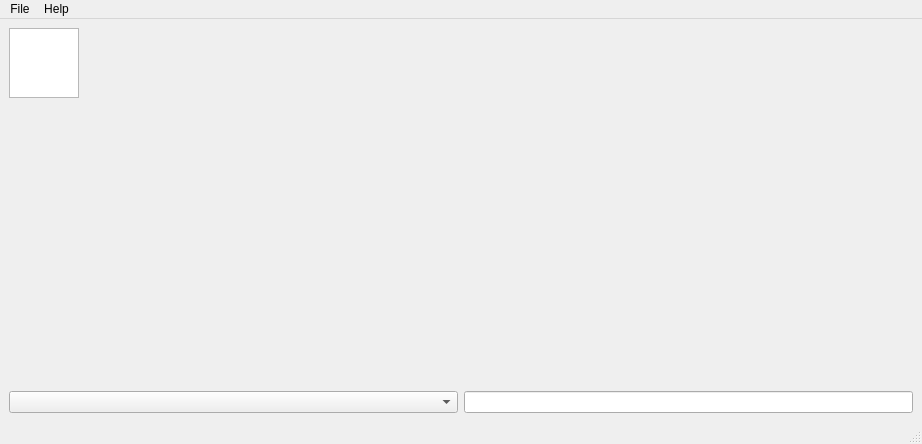
<?xml version="1.0" encoding="UTF-8"?>
<ui version="4.0">
 <class>mainWindow</class>
 <widget class="QMainWindow" name="mainWindow">
  <property name="geometry">
   <rect>
    <x>0</x>
    <y>0</y>
    <width>922</width>
    <height>444</height>
   </rect>
  </property>
  <property name="windowTitle">
   <string>BigCSV Viewer</string>
  </property>
  <widget class="QWidget" name="centralwidget">
   <property name="sizePolicy">
    <sizepolicy hsizetype="Preferred" vsizetype="Preferred">
     <horstretch>1</horstretch>
     <verstretch>1</verstretch>
    </sizepolicy>
   </property>
   <property name="contextMenuPolicy">
    <enum>Qt::ActionsContextMenu</enum>
   </property>
   <layout class="QVBoxLayout" name="verticalLayout">
    <item>
     <widget class="QTableView" name="tableView">
      <property name="sizePolicy">
       <sizepolicy hsizetype="Maximum" vsizetype="Maximum">
        <horstretch>1</horstretch>
        <verstretch>1</verstretch>
       </sizepolicy>
      </property>
      <property name="font">
       <font>
        <family>Calibri</family>
       </font>
      </property>
      <property name="contextMenuPolicy">
       <enum>Qt::ActionsContextMenu</enum>
      </property>
      <property name="acceptDrops">
       <bool>true</bool>
      </property>
      <property name="sizeAdjustPolicy">
       <enum>QAbstractScrollArea::AdjustToContents</enum>
      </property>
      <property name="editTriggers">
       <set>QAbstractItemView::AllEditTriggers</set>
      </property>
      <property name="dragEnabled">
       <bool>true</bool>
      </property>
      <property name="dragDropMode">
       <enum>QAbstractItemView::DragDrop</enum>
      </property>
      <property name="defaultDropAction">
       <enum>Qt::CopyAction</enum>
      </property>
      <property name="alternatingRowColors">
       <bool>true</bool>
      </property>
      <property name="selectionMode">
       <enum>QAbstractItemView::ExtendedSelection</enum>
      </property>
      <property name="selectionBehavior">
       <enum>QAbstractItemView::SelectItems</enum>
      </property>
      <property name="sortingEnabled">
       <bool>true</bool>
      </property>
     </widget>
    </item>
    <item>
     <layout class="QVBoxLayout" name="verticalLayout_2">
      <item>
       <widget class="QLabel" name="label">
        <property name="text">
         <string/>
        </property>
       </widget>
      </item>
     </layout>
    </item>
    <item>
     <layout class="QHBoxLayout" name="horizontalLayout">
      <item>
       <widget class="QComboBox" name="comboBox">
        <property name="sizePolicy">
         <sizepolicy hsizetype="MinimumExpanding" vsizetype="Fixed">
          <horstretch>0</horstretch>
          <verstretch>0</verstretch>
         </sizepolicy>
        </property>
       </widget>
      </item>
      <item>
       <widget class="QLineEdit" name="lineEdit"/>
      </item>
     </layout>
    </item>
   </layout>
  </widget>
  <widget class="QMenuBar" name="menubar">
   <property name="geometry">
    <rect>
     <x>0</x>
     <y>0</y>
     <width>922</width>
     <height>21</height>
    </rect>
   </property>
   <widget class="QMenu" name="menuFile">
    <property name="title">
     <string>File</string>
    </property>
    <addaction name="actionOpen"/>
    <addaction name="actionSave_Filtered_data"/>
    <addaction name="actionExit"/>
   </widget>
   <widget class="QMenu" name="menuHelp">
    <property name="title">
     <string>Help</string>
    </property>
    <addaction name="actionAbout"/>
   </widget>
   <addaction name="menuFile"/>
   <addaction name="menuHelp"/>
  </widget>
  <widget class="QStatusBar" name="statusbar"/>
  <action name="actionOpen">
   <property name="text">
    <string>Open</string>
   </property>
  </action>
  <action name="actionSave_Filtered_data">
   <property name="text">
    <string>Save Filtered data</string>
   </property>
  </action>
  <action name="actionExit">
   <property name="text">
    <string>Exit</string>
   </property>
  </action>
  <action name="actionAbout">
   <property name="text">
    <string>About</string>
   </property>
  </action>
 </widget>
 <resources/>
 <connections/>
</ui>
